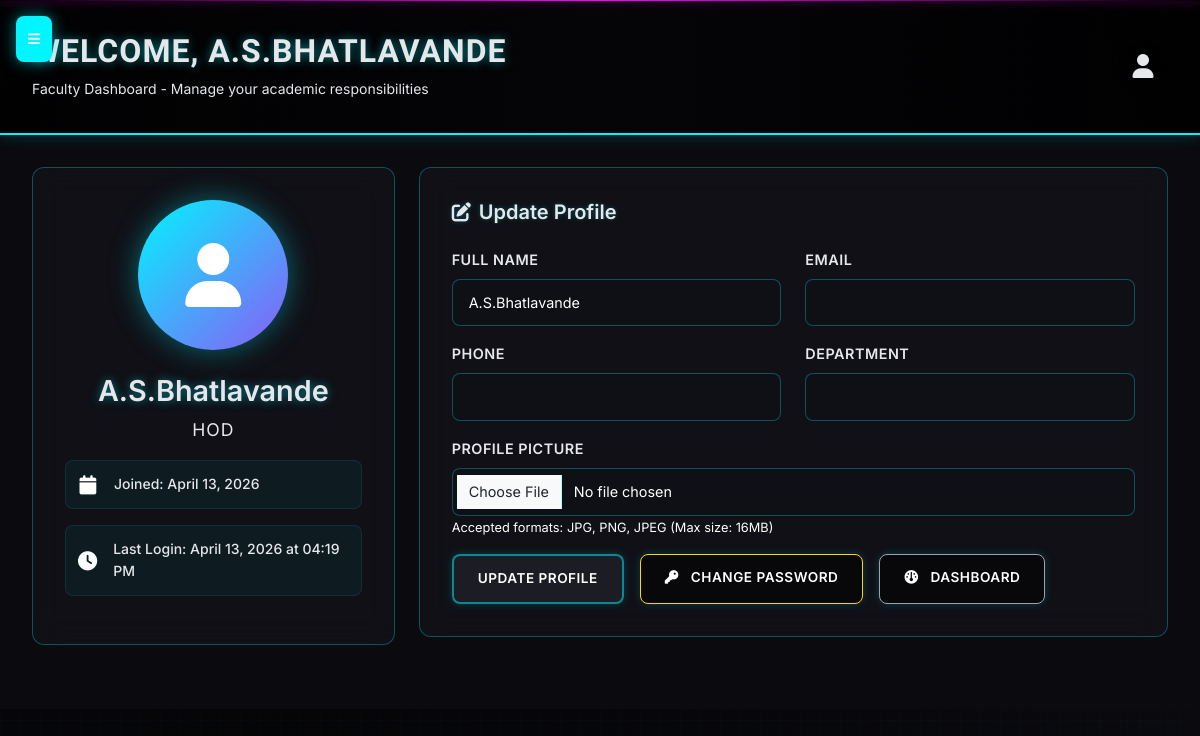
The app's page /profile (signed in) with its own data.
### models.py (models this page shows, shortened)
class User(UserMixin, db.Model):
    id = db.Column(db.Integer, primary_key=True)
    username = db.Column(db.String(150), unique=True, nullable=False)
    password_hash = db.Column(db.String(256))
    role = db.Column(db.String(20), nullable=False)  # hod, cc, faculty, student
    email = db.Column(db.String(120), unique=True)
    phone = db.Column(db.String(15))
    full_name = db.Column(db.String(200))
    department = db.Column(db.String(100))
    profile_picture = db.Column(db.String(200))
    date_joined = db.Column(db.DateTime, default=datetime.utcnow)
    last_login = db.Column(db.DateTime)
    is_active = db.Column(db.Boolean, default=True)
    roll_number = db.Column(db.String(20))  # For students
    section = db.Column(db.String(10))     # For students

### app.py (the view, shortened to what this page needs)
@app.route('/profile', methods=['GET', 'POST'])
@login_required
def profile():
    form = ProfileForm()
    form.full_name.data = current_user.full_name
    form.email.data = current_user.email
    form.phone.data = current_user.phone
    form.department.data = current_user.department
    return render_template('profile.html', form=form)

### forms.py
class ProfileForm(FlaskForm):
    full_name = StringField('Full Name', validators=[
        DataRequired(),
        Length(min=2, max=200),
        Regexp(r'^[A-Za-z\s\-\'\.]+$', message='Name can only contain letters, spaces, hyphens, apostrophes, and periods')
    ])
    email = EmailField('Email', validators=[DataRequired(), Email()])
    phone = StringField('Phone', validators=[
        Optional(),
        Length(max=15),
        Regexp(r'^[\d\s\-\+\(\)]+$', message='Phone number can only contain digits, spaces, hyphens, plus, and parentheses')
    ])
    department = StringField('Department', validators=[Optional(), Length(max=100)])
    profile_picture = FileField('Profile Picture', validators=[FileAllowed(['jpg', 'png', 'jpeg'], 'Images only!')])
    submit = SubmitField('Update Profile')

### app.py (called while the page is built)
@login_manager.user_loader
def load_user(user_id):
    return User.query.get(int(user_id))

### templates/profile.html (shortened to what this page needs)
{% extends "faculty_base.html" %}
{% block content %}
<div class="row">
    <div class="col-md-4">
        <div class="profile-card">
            {% if current_user.profile_picture %}
                <img src="{{ url_for('static', filename=current_user.profile_picture) }}"
                     alt="Profile Picture" class="profile-avatar" style="object-fit: cover;"
                     onerror="this.style.display='none'; this.nextElementSibling.style.display='flex';">
                <div class="profile-avatar" style="display:none;">
                    <i class="fas fa-user"></i>
                </div>
            {% else %}
                <div class="profile-avatar">
                    <i class="fas fa-user"></i>
                </div>
            {% endif %}
            <h4 class="profile-name">{{ current_user.full_name or current_user.username }}</h4>
            <p class="profile-role">{{ current_user.role.title() }}</p>
            <div class="profile-info-item">
                <i class="fas fa-calendar"></i>
                <span>Joined: {{ current_user.date_joined.strftime('%B %d, %Y') if current_user.date_joined else 'N/A' }}</span>
            </div>
            {% if current_user.last_login %}
                <div class="profile-info-item">
                    <i class="fas fa-clock"></i>
                    <span>Last Login: {{ current_user.last_login.strftime('%B %d, %Y at %I:%M %p') }}</span>
                </div>
            {% endif %}
        </div>
    </div>
    <div class="col-md-8">
        <div class="form-section">
            <h5><i class="fas fa-edit"></i> Update Profile</h5>
            <form method="POST" enctype="multipart/form-data">
                <div class="row">
                    <div class="col-md-6">
                        <div class="mb-3">
                            {{ form.full_name.label(class="form-label") }}
                            {{ form.full_name(class="form-control") }}
                        </div>
                    </div>
                    <div class="col-md-6">
                        <div class="mb-3">
                            {{ form.email.label(class="form-label") }}
                            {{ form.email(class="form-control") }}
                        </div>
                    </div>
                </div>
                <div class="row">
                    <div class="col-md-6">
                        <div class="mb-3">
                            {{ form.phone.label(class="form-label") }}
                            {{ form.phone(class="form-control") }}
                        </div>
                    </div>
                    <div class="col-md-6">
                        <div class="mb-3">
                            {{ form.department.label(class="form-label") }}
                            {{ form.department(class="form-control") }}
                        </div>
                    </div>
                </div>
                <div class="mb-3">
                    {{ form.profile_picture.label(class="form-label") }}
                    {{ form.profile_picture(class="form-control") }}
                    <small class="form-text">Accepted formats: JPG, PNG, JPEG (Max size: 16MB)</small>
                </div>
                <div class="d-flex gap-3 flex-wrap">
                    {{ form.submit(class="btn-cyber") }}
                    <a href="{{ url_for('change_password') }}" class="btn-cyber btn-warning-cyber">
                        <i class="fas fa-key me-2"></i> Change Password
                    </a>
                    {% if current_user.role == 'hod' %}
                        <a href="{{ url_for('hod_dashboard') }}" class="btn-cyber btn-secondary-cyber">
                            <i class="fas fa-dashboard me-2"></i> Dashboard
                        </a>
                    {% elif current_user.role == 'faculty' %}
                        <a href="{{ url_for('faculty_dashboard') }}" class="btn-cyber btn-secondary-cyber">
                            <i class="fas fa-dashboard me-2"></i> Dashboard
                        </a>
                    {% elif current_user.role == 'student' %}
                        <a href="{{ url_for('student_dashboard') }}" class="btn-cyber btn-secondary-cyber">
                            <i class="fas fa-dashboard me-2"></i> Dashboard
                        </a>
                    {% elif current_user.role == 'cc' %}
                        <a href="{{ url_for('cc_dashboard') }}" class="btn-cyber btn-secondary-cyber">
                            <i class="fas fa-dashboard me-2"></i> Dashboard
                        </a>
                    {% endif %}
                </div>
            </form>
        </div>
    </div>
</div>
{% endblock %}

### templates/faculty_base.html (shortened to what this page needs)
<!DOCTYPE html>
<html lang="en">
<head>
    <link href="https://cdnjs.cloudflare.com/ajax/libs/font-awesome/6.4.0/css/all.min.css" rel="stylesheet">
    <link href="https://cdn.jsdelivr.net/npm/bootstrap@5.3.0/dist/css/bootstrap.min.css" rel="stylesheet">
</head>
<body>
    <button class="mobile-menu-toggle" onclick="toggleSidebar()">
        <i class="fas fa-bars"></i>
    </button>
    <div class="dashboard-layout">
        <main class="main-content">
            <div class="top-header">
                <div class="d-flex align-items-center justify-content-between">
                    <div>
                        <h1>Welcome, {{ current_user.full_name or current_user.username }}</h1>
                        <p>Faculty Dashboard - Manage your academic responsibilities</p>
                    </div>
                    <div class="profile-section">
                        <div class="profile-icon">
                            <i class="fas fa-user"></i>
                        </div>
                    </div>
                </div>
            </div>
            <div class="content-area">
                {% block content %}{% endblock %}
            </div>
        </main>
    </div>
</body>
</html>

### templates/profile.html (style rules this page uses)
.profile-card { background: rgba(18, 18, 24, 0.8); backdrop-filter: blur(15px); border: 1px solid rgba(0, 240, 255, 0.3); border-radius: var(--border-radius); padding: 2rem; transition: all 0.3s ease; position: relative; overflow: hidden; margin-bottom: 2rem; }
.profile-card::before { content: ''; position: absolute; top: 0; left: 0; right: 0; height: 4px; background: linear-gradient(90deg, var(--neon-cyan), var(--neon-magenta)); }
.profile-avatar { width: 150px; height: 150px; border-radius: 50%; background: linear-gradient(135deg, var(--neon-cyan), var(--neon-purple)); display: flex; align-items: center; justify-content: center; font-size: 4rem; color: #000000; margin: 0 auto 1.5rem; box-shadow: 0 0 30px rgba(0, 240, 255, 0.4); transition: all 0.3s ease; }
.profile-name { color: var(--neon-cyan); font-size: 1.8rem; font-weight: 700; text-align: center; margin-bottom: 0.5rem; text-shadow: 0 0 10px rgba(0, 240, 255, 0.5); }
.profile-role { color: var(--text-secondary); font-size: 1.1rem; text-align: center; margin-bottom: 1rem; text-transform: uppercase; letter-spacing: 1px; }
.profile-info-item { display: flex; align-items: center; margin-bottom: 1rem; padding: 0.75rem; background: rgba(0, 240, 255, 0.05); border-radius: 8px; border: 1px solid rgba(0, 240, 255, 0.1); transition: all 0.3s ease; }
.profile-info-item i { color: var(--neon-cyan); font-size: 1.2rem; margin-right: 1rem; width: 20px; text-align: center; }
.profile-info-item span { color: var(--text-primary); font-weight: 500; }
.form-section { background: rgba(18, 18, 24, 0.8); backdrop-filter: blur(15px); border: 1px solid rgba(0, 240, 255, 0.3); border-radius: var(--border-radius); padding: 2rem; position: relative; overflow: hidden; }
.form-section::before { content: ''; position: absolute; top: 0; left: 0; right: 0; height: 4px; background: linear-gradient(90deg, var(--neon-purple), var(--neon-magenta)); }
.form-section h5 { color: var(--neon-cyan); font-weight: 700; margin-bottom: 1.5rem; display: flex; align-items: center; gap: 0.5rem; text-shadow: 0 0 5px rgba(0, 240, 255, 0.3); }
.form-section h5 i { color: var(--neon-cyan); font-size: 1.2rem; }
.form-label { color: var(--neon-cyan); font-weight: 600; text-transform: uppercase; font-size: 0.8rem; letter-spacing: 0.5px; margin-bottom: 0.5rem; }
.form-control { background: rgba(18, 18, 24, 0.6) !important; border: 1px solid rgba(0, 240, 255, 0.3) !important; border-radius: 8px !important; color: var(--text-primary) !important; padding: 0.75rem 1rem !important; transition: all 0.3s ease !important; font-size: 0.9rem !important; }
.form-control::placeholder { color: var(--text-muted) !important; opacity: 0.7 !important; }
.form-text { color: var(--text-muted) !important; font-size: 0.8rem !important; }
.btn-cyber { background: rgba(0, 0, 0, 0.5); border: 1px solid var(--neon-cyan); color: var(--neon-cyan); padding: 0.75rem 1.5rem; border-radius: 8px; text-decoration: none; font-weight: 600; text-align: center; transition: all 0.3s ease; box-shadow: 0 0 10px rgba(0, 240, 255, 0.2); position: relative; overflow: hidden; text-transform: uppercase; letter-spacing: 0.5px; font-size: 0.85rem; }
.btn-cyber::before { content: ''; position: absolute; top: 0; left: -100%; width: 100%; height: 100%; background: linear-gradient(90deg, transparent, rgba(0, 240, 255, 0.2), transparent); transition: 0.5s; }
.btn-secondary-cyber { background: rgba(0, 0, 0, 0.5); border: 1px solid var(--text-secondary); color: var(--text-secondary); }
.btn-warning-cyber { background: rgba(0, 0, 0, 0.5); border: 1px solid var(--warning); color: var(--warning); }
.profile-card, .form-section { animation: fadeInUp 0.6s ease-out; }
.profile-card:nth-child(1) { animation-delay: 0.1s; }

### records on screen
User: full_name "A.S.BHATLAVANDE", full_name "A.S.Bhatlavande", role "HOD", date_joined "April 13, 2026", last_login "April 13, 2026 at 04:19 PM"
